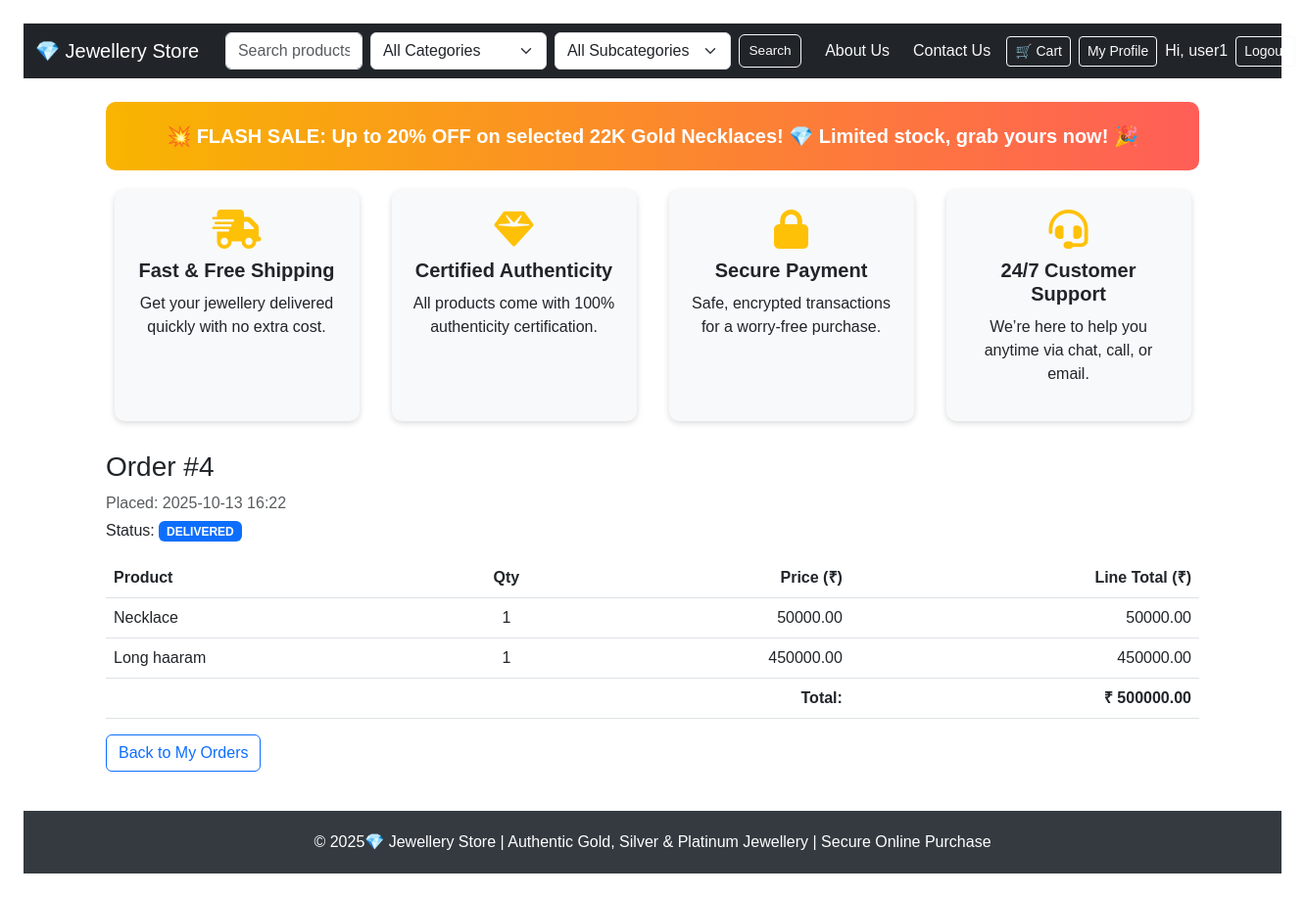
The page /my/orders/4 (signed in) on the database its author committed.
### models.py (models this page shows, shortened)
class User(db.Model, UserMixin):
    __tablename__ = 'user'
    id = db.Column(db.Integer, primary_key=True)
    username = db.Column(db.String(150), nullable=False, unique=True)
    email = db.Column(db.String(150), nullable=False, unique=True)
    password_hash = db.Column(db.String(200), nullable=False)
    is_admin = db.Column(db.Boolean, default=False)
    orders = db.relationship('Order', backref='user', lazy=True)
    reviews = db.relationship('Review', backref='user', lazy=True)

class Order(db.Model):
    __tablename__ = 'order'
    id = db.Column(db.Integer, primary_key=True)
    user_id = db.Column(db.Integer, db.ForeignKey('user.id'), nullable=False)
    total_amount = db.Column(db.Float, default=0.0, nullable=False)
    status = db.Column(db.String(20), default='PLACED', nullable=False)
    created_at = db.Column(db.DateTime, default=datetime.utcnow, nullable=False)
    items = db.relationship('OrderItem', backref='order',
                            cascade='all, delete-orphan', lazy=True)

class OrderItem(db.Model):
    __tablename__ = 'order_item'
    id = db.Column(db.Integer, primary_key=True)
    order_id = db.Column(db.Integer, db.ForeignKey('order.id'), nullable=False)
    product_id = db.Column(db.Integer, db.ForeignKey('product.id'), nullable=False)
    quantity = db.Column(db.Integer, nullable=False)
    unit_price = db.Column(db.Float, nullable=False)
    product = db.relationship('Product', backref='order_items', lazy=True)

class Product(db.Model):
    __tablename__ = 'product'
    id = db.Column(db.Integer, primary_key=True)
    name = db.Column(db.String(150), nullable=False)
    description = db.Column(db.Text, nullable=True)
    price = db.Column(db.Float, nullable=False)
    stock = db.Column(db.Integer, default=0)
    image = db.Column(db.String(200), nullable=True)
    category_id = db.Column(db.Integer, db.ForeignKey('category.id'))
    category = db.relationship('Category', backref='products')

### routes/product_routes.py (the view)
@product_bp.route("/my/orders/<int:order_id>")
@login_required
def my_order_detail(order_id):
    order = Order.query.filter_by(id=order_id, user_id=current_user.id).first_or_404()
    return render_template("order_detail.html", order=order)

### app.py (called while the page is built)
@login_manager.user_loader
def load_user(user_id):
    return User.query.get(int(user_id))

### templates/order_detail.html (shortened to what this page needs)
{% extends "base.html" %}
{% block content %}
<h3>Order #{{ order.id }}</h3>
<p class="text-muted mb-1">Placed: {{ order.created_at.strftime('%Y-%m-%d %H:%M') }}</p>
<p class="mb-3">Status: <span class="badge bg-primary">{{ order.status }}</span></p>
<table class="table">
  <thead>
    <tr><th>Product</th><th class="text-center">Qty</th><th class="text-end">Price (₹)</th><th class="text-end">Line Total (₹)</th></tr>
  </thead>
  <tbody>
    {% for it in order.items %}
    <tr>
      <td>{{ it.product.name }}</td>
      <td class="text-center">{{ it.quantity }}</td>
      <td class="text-end">{{ '%.2f'|format(it.unit_price) }}</td>
      <td class="text-end">{{ '%.2f'|format(it.unit_price * it.quantity) }}</td>
    </tr>
    {% endfor %}
  </tbody>
  <tfoot>
    <tr>
      <th colspan="3" class="text-end">Total:</th>
      <th class="text-end">₹ {{ '%.2f'|format(order.total_amount) }}</th>
    </tr>
  </tfoot>
</table>
<a class="btn btn-outline-primary" href="{{ url_for('product.my_orders') }}">Back to My Orders</a>
{% endblock %}

### templates/base.html (shortened to what this page needs)
<!DOCTYPE html>
<html lang="en">
<head>
  <link href="https://cdn.jsdelivr.net/npm/bootstrap@5.3.0/dist/css/bootstrap.min.css" rel="stylesheet">
</head>
<body>
  <nav class="navbar navbar-expand-lg navbar-dark bg-dark sticky-top">
    <div class="container-fluid">
      <a class="navbar-brand" href="{{ url_for('product.home') }}">💎 Jewellery  Store</a>
      <div class="collapse navbar-collapse" id="mainNav">
        <form method="get" action="{{ url_for('product.home') }}" class="d-flex align-items-center form-flex-nowrap me-3">
          <input type="text" name="q" placeholder="Search products..." class="form-control" value="{{ request.args.q or '' }}">
          <select name="category" class="form-select">
            <option value="">All Categories</option>
          </select>
          <select name="subcategory" class="form-select">
            <option value="">All Subcategories</option>
          </select>
          <button type="submit" class="btn btn-outline-light btn-navbar">Search</button>
        </form>
        <ul class="navbar-nav ms-auto d-flex align-items-center gap-2 no-wrap">
          <li class="nav-item"><a class="nav-link text-light" href="{{ url_for('product.about') }}">About Us</a></li>
          <li class="nav-item"><a class="nav-link text-light" href="{{ url_for('product.contact') }}">Contact Us</a></li>
          <li class="nav-item">
            <a class="btn btn-outline-light btn-sm no-wrap" href="{{ url_for('product.view_cart') }}">
              🛒 Cart
            </a>
          </li>
          {% if current_user.is_authenticated and not current_user.is_admin %}
            <li class="nav-item"><a class="btn btn-outline-light btn-sm" href="{{ url_for('product.profile') }}">My Profile</a></li>
          {% endif %}
          {% if current_user.is_authenticated %}
            <li class="nav-item"><span class="navbar-text text-light">Hi, {{ current_user.username or current_user.email }}</span></li>
            <li class="nav-item"><a class="btn btn-outline-light btn-sm" href="{{ url_for('auth.logout') }}">Logout</a></li>
          {% endif %}
        </ul>
      </div>
    </div>
  </nav>
  <div class="container mt-4">
    <div class="promo-banner">
      💥 FLASH SALE: Up to 20% OFF on selected 22K Gold Necklaces! 💎 Limited stock, grab yours now! 🎉
    </div>
  </div>
  <div class="container feature-cards">
    <div class="feature-card">
      <i class="fas fa-shipping-fast"></i>
      <h5>Fast & Free Shipping</h5>
      <p>Get your jewellery delivered quickly with no extra cost.</p>
    </div>
    <div class="feature-card">
      <i class="fas fa-gem"></i>
      <h5>Certified Authenticity</h5>
      <p>All products come with 100% authenticity certification.</p>
    </div>
    <div class="feature-card">
      <i class="fas fa-lock"></i>
      <h5>Secure Payment</h5>
      <p>Safe, encrypted transactions for a worry-free purchase.</p>
    </div>
    <div class="feature-card">
      <i class="fas fa-headset"></i>
      <h5>24/7 Customer Support</h5>
      <p>We’re here to help you anytime via chat, call, or email.</p>
    </div>
  </div>
  <div class="container mt-4">
    {% block content %}{% endblock %}
  </div>
  <footer>
    &copy; {{ current_year }} 2025💎 Jewellery Store | Authentic Gold, Silver & Platinum Jewellery | Secure Online Purchase
  </footer>
</body>
</html>

### templates/base.html (style rules this page uses)
body { font-family: Arial, sans-serif; margin: 24px; }
footer { background-color: #343a40; color: white; padding: 20px 0; text-align: center; margin-top: 40px; }
.promo-banner { background: linear-gradient(90deg, #f8b500, #ff5e57); color: white; padding: 20px; text-align: center; border-radius: 10px; margin-bottom: 20px; font-weight: bold; font-size: 1.25rem; animation: pulse 2s infinite; }
.feature-cards { display: flex; gap: 1rem; justify-content: space-around; flex-wrap: wrap; margin-bottom: 30px; }
.feature-card { background: #f8f9fa; border-radius: 10px; padding: 20px; width: 250px; box-shadow: 0 2px 6px rgba(0,0,0,0.15); text-align: center; transition: transform 0.3s ease; }
.feature-card i { font-size: 2.5rem; color: #ffc107; margin-bottom: 10px; }
.feature-card h5 { font-weight: bold; margin-bottom: 10px; }
.navbar .form-control, .navbar .form-select { min-width: 140px; max-width: 260px; }
.navbar .form-control[type="text"] { width: 220px; }
.navbar .btn-navbar { padding: .35rem .6rem; font-size: .85rem; }
.navbar .nav-link { white-space: nowrap; }
.navbar .no-wrap { white-space: nowrap; }
.form-flex-nowrap { flex-wrap: nowrap; gap: 0.5rem; }

### rows shown on the page
User: username "user1"
Order: id "4", created_at "2025-10-13 16:22", status "DELIVERED", total_amount "500000.00"
OrderItem: product.name "Necklace", quantity "1", unit_price "50000.00", it.unit_price*it.quantity "50000.00"
OrderItem: product.name "Long haaram", quantity "1", unit_price "450000.00", it.unit_price*it.quantity "450000.00"
